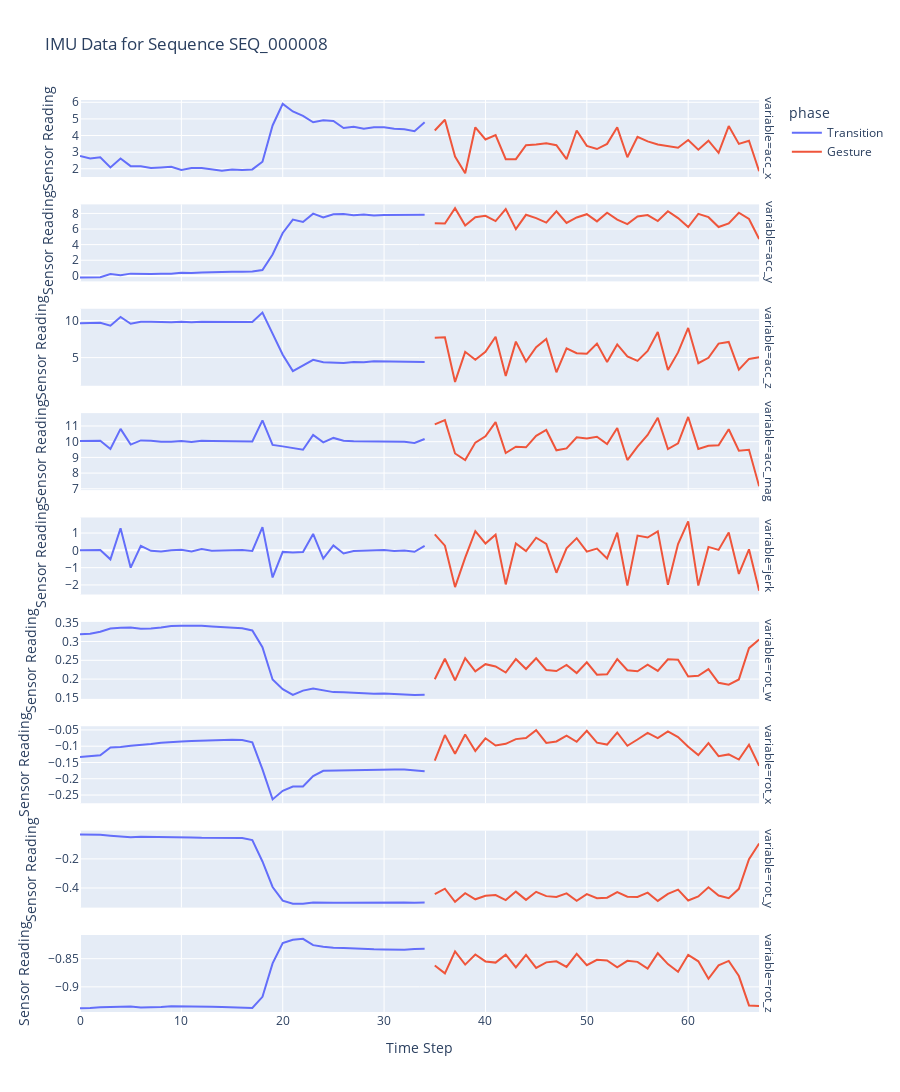
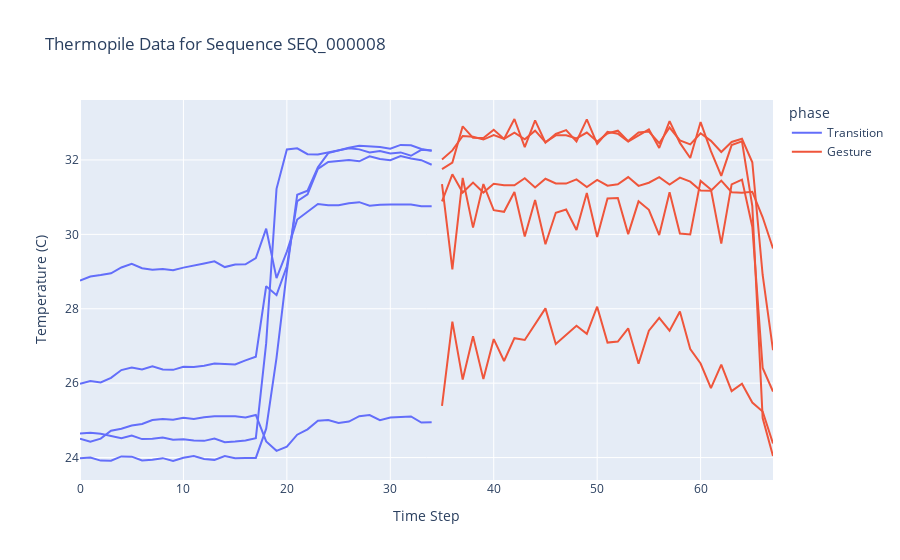

The notebook cell saved with these charts, in order:
### Code cell
seq_id = train_full['sequence_id'].iloc[100]
visualize_full_sequence(train_full, seq_id)

### Figure 1 — Plotly figure (JSON) as saved in the notebook; plotly's stock layout.template omitted (floating-point values rounded to 4 significant figures)
{"data": [{"hovertemplate": "phase=Transition<br>variable=acc_x<br>Time Step=%{x}<br>Sensor Reading=%{y}<extra></extra>", "legendgroup": "Transition", "line": {"color": "#636efa", "dash": "solid"}, "marker": {"symbol": "circle"}, "mode": "lines", "name": "Transition", "orientation": "v", "showlegend": true, "type": "scatter", "x": [0, 1, 2, 3, 4, 5, 6, 7, 8, 9, 10, 11, 12, 13, 14, 15, 16, 17, 18, 19, 20, 21, 22, 23, 24, 25, 26, 27, 28, 29, 30, 31, 32, 33, 34], "xaxis": "x9", "y": [2.766, 2.613, 2.691, 2.078, 2.613, 2.156, 2.156, 2.039, 2.078, 2.117, 1.926, 2.039, 2.039, 1.961, 1.887, 1.961, 1.926, 1.961, 2.422, 4.605, 5.906, 5.449, 5.18, 4.797, 4.914, 4.875, 4.453, 4.531, 4.414, 4.492, 4.492, 4.414, 4.375, 4.262, 4.797], "yaxis": "y9"}, {"hovertemplate": "phase=Transition<br>variable=acc_y<br>Time Step=%{x}<br>Sensor Reading=%{y}<extra></extra>", "legendgroup": "Transition", "line": {"color": "#636efa", "dash": "solid"}, "marker": {"symbol": "circle"}, "mode": "lines", "name": "Transition", "orientation": "v", "showlegend": false, "type": "scatter", "x": [0, 1, 2, 3, 4, 5, 6, 7, 8, 9, 10, 11, 12, 13, 14, 15, 16, 17, 18, 19, 20, 21, 22, 23, 24, 25, 26, 27, 28, 29, 30, 31, 32, 33, 34], "xaxis": "x8", "y": [-0.2227, -0.2227, -0.1836, 0.2383, 0.08594, 0.2773, 0.2383, 0.2383, 0.2773, 0.2773, 0.3906, 0.3555, 0.4297, 0.4688, 0.5469, 0.5078, 0.5078, 0.5469, 0.7383, 2.73, 5.488, 7.211, 6.898, 7.977, 7.48, 7.898, 7.941, 7.781, 7.859, 7.742, 7.785, 7.785, 7.82, 7.82, 7.82], "yaxis": "y8"}, {"hovertemplate": "phase=Transition<br>variable=acc_z<br>Time Step=%{x}<br>Sensor Reading=%{y}<extra></extra>", "legendgroup": "Transition", "line": {"color": "#636efa", "dash": "solid"}, "marker": {"symbol": "circle"}, "mode": "lines", "name": "Transition", "orientation": "v", "showlegend": false, "type": "scatter", "x": [0, 1, 2, 3, 4, 5, 6, 7, 8, 9, 10, 11, 12, 13, 14, 15, 16, 17, 18, 19, 20, 21, 22, 23, 24, 25, 26, 27, 28, 29, 30, 31, 32, 33, 34], "xaxis": "x7", "y": [9.652, 9.691, 9.691, 9.309, 10.5, 9.57, 9.844, 9.844, 9.77, 9.77, 9.848, 9.766, 9.848, 9.844, 9.844, 9.809, 9.844, 9.805, 11.07, 8.199, 5.398, 3.176, 3.945, 4.711, 4.363, 4.328, 4.289, 4.402, 4.363, 4.52, 4.48, 4.48, 4.441, 4.363, 4.402], "yaxis": "y7"}, {"hovertemplate": "phase=Transition<br>variable=acc_mag<br>Time Step=%{x}<br>Sensor Reading=%{y}<extra></extra>", "legendgroup": "Transition", "line": {"color": "#636efa", "dash": "solid"}, "marker": {"symbol": "circle"}, "mode": "lines", "name": "Transition", "orientation": "v", "showlegend": false, "type": "scatter", "x": [0, 1, 2, 3, 4, 5, 6, 7, 8, 9, 10, 11, 12, 13, 14, 15, 16, 17, 18, 19, 20, 21, 22, 23, 24, 25, 26, 27, 28, 29, 30, 31, 32, 33, 34], "xaxis": "x6", "y": [10.04, 10.04, 10.06, 9.541, 10.82, 9.814, 10.08, 10.06, 9.992, 10.0, 10.04, 9.983, 10.07, 10.05, 10.04, 10.02, 10.04, 10.01, 11.36, 9.792, 9.703, 9.58, 9.486, 10.43, 9.957, 10.24, 10.06, 10.02, 10.01, 10.03, 10.04, 10.01, 10.0, 9.918, 10.18], "yaxis": "y6"}, {"hovertemplate": "phase=Transition<br>variable=jerk<br>Time Step=%{x}<br>Sensor Reading=%{y}<extra></extra>", "legendgroup": "Transition", "line": {"color": "#636efa", "dash": "solid"}, "marker": {"symbol": "circle"}, "mode": "lines", "name": "Transition", "orientation": "v", "showlegend": false, "type": "scatter", "x": [0, 1, 2, 3, 4, 5, 6, 7, 8, 9, 10, 11, 12, 13, 14, 15, 16, 17, 18, 19, 20, 21, 22, 23, 24, 25, 26, 27, 28, 29, 30, 31, 32, 33, 34], "xaxis": "x5", "y": [0.0, -0.003178, 0.01983, -0.5191, 1.276, -1.003, 0.2658, -0.02442, -0.06358, 0.008197, 0.04163, -0.05923, 0.08316, -0.01762, -0.01027, -0.02227, 0.02763, -0.0294, 1.346, -1.567, -0.0895, -0.123, -0.0941, 0.9461, -0.475, 0.2842, -0.1769, -0.0414, -0.008422, 0.01274, 0.01573, -0.0347, -0.007157, -0.08365, 0.2583], "yaxis": "y5"}, {"hovertemplate": "phase=Transition<br>variable=rot_w<br>Time Step=%{x}<br>Sensor Reading=%{y}<extra></extra>", "legendgroup": "Transition", "line": {"color": "#636efa", "dash": "solid"}, "marker": {"symbol": "circle"}, "mode": "lines", "name": "Transition", "orientation": "v", "showlegend": false, "type": "scatter", "x": [0, 1, 2, 3, 4, 5, 6, 7, 8, 9, 10, 11, 12, 13, 14, 15, 16, 17, 18, 19, 20, 21, 22, 23, 24, 25, 26, 27, 28, 29, 30, 31, 32, 33, 34], "xaxis": "x4", "y": [0.3191, 0.3209, 0.3262, 0.3346, 0.3367, 0.3375, 0.3338, 0.3345, 0.3372, 0.3409, 0.3418, 0.342, 0.3416, 0.3401, 0.3389, 0.337, 0.3352, 0.3295, 0.2848, 0.1991, 0.173, 0.1577, 0.1693, 0.175, 0.1709, 0.1653, 0.1652, 0.1631, 0.1614, 0.1608, 0.1617, 0.1597, 0.1597, 0.1576, 0.1586], "yaxis": "y4"}, {"hovertemplate": "phase=Transition<br>variable=rot_x<br>Time Step=%{x}<br>Sensor Reading=%{y}<extra></extra>", "legendgroup": "Transition", "line": {"color": "#636efa", "dash": "solid"}, "marker": {"symbol": "circle"}, "mode": "lines", "name": "Transition", "orientation": "v", "showlegend": false, "type": "scatter", "x": [0, 1, 2, 3, 4, 5, 6, 7, 8, 9, 10, 11, 12, 13, 14, 15, 16, 17, 18, 19, 20, 21, 22, 23, 24, 25, 26, 27, 28, 29, 30, 31, 32, 33, 34], "xaxis": "x3", "y": [-0.1329, -0.1298, -0.1277, -0.1041, -0.1025, -0.09833, -0.09674, -0.09314, -0.08948, -0.08868, -0.08569, -0.08374, -0.0824, -0.08105, -0.07947, -0.08026, -0.08105, -0.08801, -0.1712, -0.2633, -0.2368, -0.2241, -0.2234, -0.1918, -0.1754, -0.1746, -0.1757, -0.1743, -0.1739, -0.173, -0.171, -0.1711, -0.1713, -0.1749, -0.1772], "yaxis": "y3"}, {"hovertemplate": "phase=Transition<br>variable=rot_y<br>Time Step=%{x}<br>Sensor Reading=%{y}<extra></extra>", "legendgroup": "Transition", "line": {"color": "#636efa", "dash": "solid"}, "marker": {"symbol": "circle"}, "mode": "lines", "name": "Transition", "orientation": "v", "showlegend": false, "type": "scatter", "x": [0, 1, 2, 3, 4, 5, 6, 7, 8, 9, 10, 11, 12, 13, 14, 15, 16, 17, 18, 19, 20, 21, 22, 23, 24, 25, 26, 27, 28, 29, 30, 31, 32, 33, 34], "xaxis": "x2", "y": [-0.03156, -0.03162, -0.03357, -0.0401, -0.04431, -0.05005, -0.04736, -0.04749, -0.04797, -0.04968, -0.05035, -0.05194, -0.05457, -0.05463, -0.05475, -0.05511, -0.05652, -0.06989, -0.2175, -0.3931, -0.4875, -0.5086, -0.5076, -0.5005, -0.5032, -0.5024, -0.5016, -0.5008, -0.5001, -0.4999, -0.4999, -0.4998, -0.4994, -0.5013, -0.5004], "yaxis": "y2"}, {"hovertemplate": "phase=Transition<br>variable=rot_z<br>Time Step=%{x}<br>Sensor Reading=%{y}<extra></extra>", "legendgroup": "Transition", "line": {"color": "#636efa", "dash": "solid"}, "marker": {"symbol": "circle"}, "mode": "lines", "name": "Transition", "orientation": "v", "showlegend": false, "type": "scatter", "x": [0, 1, 2, 3, 4, 5, 6, 7, 8, 9, 10, 11, 12, 13, 14, 15, 16, 17, 18, 19, 20, 21, 22, 23, 24, 25, 26, 27, 28, 29, 30, 31, 32, 33, 34], "xaxis": "x", "y": [-0.9378, -0.9376, -0.936, -0.9357, -0.9349, -0.9348, -0.9365, -0.9366, -0.9359, -0.9346, -0.9345, -0.9345, -0.9346, -0.9353, -0.9359, -0.9365, -0.937, -0.9374, -0.9177, -0.8582, -0.8223, -0.8162, -0.8147, -0.8259, -0.8287, -0.8306, -0.8307, -0.832, -0.8328, -0.8333, -0.8335, -0.8339, -0.8341, -0.8326, -0.8325], "yaxis": "y"}, {"hovertemplate": "phase=Gesture<br>variable=acc_x<br>Time Step=%{x}<br>Sensor Reading=%{y}<extra></extra>", "legendgroup": "Gesture", "line": {"color": "#EF553B", "dash": "solid"}, "marker": {"symbol": "circle"}, "mode": "lines", "name": "Gesture", "orientation": "v", "showlegend": true, "type": "scatter", "x": [35, 36, 37, 38, 39, 40, 41, 42, 43, 44, 45, 46, 47, 48, 49, 50, 51, 52, 53, 54, 55, 56, 57, 58, 59, 60, 61, 62, 63, 64, 65, 66, 67], "xaxis": "x9", "y": [4.301, 4.949, 2.73, 1.734, 4.492, 3.762, 4.031, 2.574, 2.574, 3.418, 3.457, 3.535, 3.418, 2.574, 4.301, 3.379, 3.188, 3.496, 4.492, 2.691, 3.918, 3.648, 3.457, 3.344, 3.266, 3.727, 3.148, 3.688, 2.957, 4.566, 3.496, 3.688, 1.848], "yaxis": "y9"}, {"hovertemplate": "phase=Gesture<br>variable=acc_y<br>Time Step=%{x}<br>Sensor Reading=%{y}<extra></extra>", "legendgroup": "Gesture", "line": {"color": "#EF553B", "dash": "solid"}, "marker": {"symbol": "circle"}, "mode": "lines", "name": "Gesture", "orientation": "v", "showlegend": false, "type": "scatter", "x": [35, 36, 37, 38, 39, 40, 41, 42, 43, 44, 45, 46, 47, 48, 49, 50, 51, 52, 53, 54, 55, 56, 57, 58, 59, 60, 61, 62, 63, 64, 65, 66, 67], "xaxis": "x8", "y": [6.75, 6.711, 8.668, 6.445, 7.516, 7.703, 7.02, 8.551, 5.984, 7.824, 7.398, 6.828, 8.281, 6.789, 7.48, 7.898, 6.98, 8.086, 7.211, 6.637, 7.598, 7.785, 7.02, 8.285, 7.398, 6.254, 7.941, 7.52, 6.254, 6.711, 8.086, 7.293, 4.719], "yaxis": "y8"}, {"hovertemplate": "phase=Gesture<br>variable=acc_z<br>Time Step=%{x}<br>Sensor Reading=%{y}<extra></extra>", "legendgroup": "Gesture", "line": {"color": "#EF553B", "dash": "solid"}, "marker": {"symbol": "circle"}, "mode": "lines", "name": "Gesture", "orientation": "v", "showlegend": false, "type": "scatter", "x": [35, 36, 37, 38, 39, 40, 41, 42, 43, 44, 45, 46, 47, 48, 49, 50, 51, 52, 53, 54, 55, 56, 57, 58, 59, 60, 61, 62, 63, 64, 65, 66, 67], "xaxis": "x7", "y": [7.695, 7.734, 1.723, 5.781, 4.711, 5.781, 7.812, 2.527, 7.16, 4.48, 6.395, 7.512, 3.023, 6.242, 5.59, 5.516, 6.895, 4.402, 6.777, 5.168, 4.555, 5.898, 8.465, 3.332, 5.707, 9.0, 4.25, 4.977, 6.895, 7.117, 3.367, 4.824, 5.059], "yaxis": "y7"}, {"hovertemplate": "phase=Gesture<br>variable=acc_mag<br>Time Step=%{x}<br>Sensor Reading=%{y}<extra></extra>", "legendgroup": "Gesture", "line": {"color": "#EF553B", "dash": "solid"}, "marker": {"symbol": "circle"}, "mode": "lines", "name": "Gesture", "orientation": "v", "showlegend": false, "type": "scatter", "x": [35, 36, 37, 38, 39, 40, 41, 42, 43, 44, 45, 46, 47, 48, 49, 50, 51, 52, 53, 54, 55, 56, 57, 58, 59, 60, 61, 62, 63, 64, 65, 66, 67], "xaxis": "x6", "y": [11.1, 11.37, 9.25, 8.83, 9.943, 10.34, 11.25, 9.281, 9.68, 9.642, 10.37, 10.75, 9.455, 9.575, 10.28, 10.21, 10.32, 9.848, 10.87, 8.832, 9.686, 10.43, 11.53, 9.536, 9.898, 11.58, 9.542, 9.742, 9.767, 10.8, 9.431, 9.49, 7.16], "yaxis": "y6"}, {"hovertemplate": "phase=Gesture<br>variable=jerk<br>Time Step=%{x}<br>Sensor Reading=%{y}<extra></extra>", "legendgroup": "Gesture", "line": {"color": "#EF553B", "dash": "solid"}, "marker": {"symbol": "circle"}, "mode": "lines", "name": "Gesture", "orientation": "v", "showlegend": false, "type": "scatter", "x": [35, 36, 37, 38, 39, 40, 41, 42, 43, 44, 45, 46, 47, 48, 49, 50, 51, 52, 53, 54, 55, 56, 57, 58, 59, 60, 61, 62, 63, 64, 65, 66, 67], "xaxis": "x5", "y": [0.9272, 0.2703, -2.124, -0.4195, 1.112, 0.3971, 0.9101, -1.969, 0.3996, -0.03787, 0.7296, 0.3773, -1.294, 0.1198, 0.706, -0.07204, 0.1071, -0.468, 1.02, -2.036, 0.8544, 0.7404, 1.101, -1.992, 0.3625, 1.678, -2.034, 0.2005, 0.02475, 1.029, -1.365, 0.05894, -2.33], "yaxis": "y5"}, {"hovertemplate": "phase=Gesture<br>variable=rot_w<br>Time Step=%{x}<br>Sensor Reading=%{y}<extra></extra>", "legendgroup": "Gesture", "line": {"color": "#EF553B", "dash": "solid"}, "marker": {"symbol": "circle"}, "mode": "lines", "name": "Gesture", "orientation": "v", "showlegend": false, "type": "scatter", "x": [35, 36, 37, 38, 39, 40, 41, 42, 43, 44, 45, 46, 47, 48, 49, 50, 51, 52, 53, 54, 55, 56, 57, 58, 59, 60, 61, 62, 63, 64, 65, 66, 67], "xaxis": "x4", "y": [0.1996, 0.2541, 0.1968, 0.2559, 0.2207, 0.2396, 0.2336, 0.2175, 0.2534, 0.2267, 0.2552, 0.2244, 0.2213, 0.2376, 0.2161, 0.2448, 0.2116, 0.2126, 0.2531, 0.2235, 0.2207, 0.2383, 0.2217, 0.2527, 0.2517, 0.2068, 0.2086, 0.2264, 0.1901, 0.1852, 0.1991, 0.2823, 0.3054], "yaxis": "y4"}, {"hovertemplate": "phase=Gesture<br>variable=rot_x<br>Time Step=%{x}<br>Sensor Reading=%{y}<extra></extra>", "legendgroup": "Gesture", "line": {"color": "#EF553B", "dash": "solid"}, "marker": {"symbol": "circle"}, "mode": "lines", "name": "Gesture", "orientation": "v", "showlegend": false, "type": "scatter", "x": [35, 36, 37, 38, 39, 40, 41, 42, 43, 44, 45, 46, 47, 48, 49, 50, 51, 52, 53, 54, 55, 56, 57, 58, 59, 60, 61, 62, 63, 64, 65, 66, 67], "xaxis": "x3", "y": [-0.1443, -0.06573, -0.123, -0.06433, -0.1146, -0.07568, -0.09802, -0.09277, -0.07825, -0.07507, -0.05054, -0.09003, -0.08533, -0.0675, -0.08649, -0.0528, -0.08911, -0.09503, -0.05792, -0.09857, -0.07947, -0.05939, -0.07513, -0.05438, -0.07202, -0.1017, -0.1272, -0.09076, -0.1307, -0.1252, -0.141, -0.09558, -0.1603], "yaxis": "y3"}, {"hovertemplate": "phase=Gesture<br>variable=rot_y<br>Time Step=%{x}<br>Sensor Reading=%{y}<extra></extra>", "legendgroup": "Gesture", "line": {"color": "#EF553B", "dash": "solid"}, "marker": {"symbol": "circle"}, "mode": "lines", "name": "Gesture", "orientation": "v", "showlegend": false, "type": "scatter", "x": [35, 36, 37, 38, 39, 40, 41, 42, 43, 44, 45, 46, 47, 48, 49, 50, 51, 52, 53, 54, 55, 56, 57, 58, 59, 60, 61, 62, 63, 64, 65, 66, 67], "xaxis": "x2", "y": [-0.4426, -0.4047, -0.4955, -0.4358, -0.4779, -0.454, -0.4489, -0.4832, -0.4248, -0.4816, -0.4263, -0.456, -0.4617, -0.4374, -0.4875, -0.4417, -0.4704, -0.4671, -0.429, -0.4599, -0.4615, -0.4323, -0.489, -0.4407, -0.4114, -0.4858, -0.4583, -0.3951, -0.4519, -0.4699, -0.4058, -0.2016, -0.09381], "yaxis": "y2"}, {"hovertemplate": "phase=Gesture<br>variable=rot_z<br>Time Step=%{x}<br>Sensor Reading=%{y}<extra></extra>", "legendgroup": "Gesture", "line": {"color": "#EF553B", "dash": "solid"}, "marker": {"symbol": "circle"}, "mode": "lines", "name": "Gesture", "orientation": "v", "showlegend": false, "type": "scatter", "x": [35, 36, 37, 38, 39, 40, 41, 42, 43, 44, 45, 46, 47, 48, 49, 50, 51, 52, 53, 54, 55, 56, 57, 58, 59, 60, 61, 62, 63, 64, 65, 66, 67], "xaxis": "x", "y": [-0.8622, -0.876, -0.837, -0.8605, -0.8425, -0.8548, -0.8569, -0.843, -0.8656, -0.8432, -0.8664, -0.8565, -0.8547, -0.8647, -0.8415, -0.8615, -0.8521, -0.853, -0.8652, -0.8537, -0.8556, -0.8677, -0.8403, -0.8596, -0.873, -0.8431, -0.8546, -0.8857, -0.8617, -0.8539, -0.8808, -0.933, -0.9339], "yaxis": "y"}], "layout": {"annotations": [{"font": {}, "showarrow": false, "text": "variable=rot_z", "textangle": 90, "x": 0.98, "xanchor": "left", "xref": "paper", "y": 0.04222, "yanchor": "middle", "yref": "paper"}, {"font": {}, "showarrow": false, "text": "variable=rot_y", "textangle": 90, "x": 0.98, "xanchor": "left", "xref": "paper", "y": 0.1567, "yanchor": "middle", "yref": "paper"}, {"font": {}, "showarrow": false, "text": "variable=rot_x", "textangle": 90, "x": 0.98, "xanchor": "left", "xref": "paper", "y": 0.2711, "yanchor": "middle", "yref": "paper"}, {"font": {}, "showarrow": false, "text": "variable=rot_w", "textangle": 90, "x": 0.98, "xanchor": "left", "xref": "paper", "y": 0.3856, "yanchor": "middle", "yref": "paper"}, {"font": {}, "showarrow": false, "text": "variable=jerk", "textangle": 90, "x": 0.98, "xanchor": "left", "xref": "paper", "y": 0.5, "yanchor": "middle", "yref": "paper"}, {"font": {}, "showarrow": false, "text": "variable=acc_mag", "textangle": 90, "x": 0.98, "xanchor": "left", "xref": "paper", "y": 0.6144, "yanchor": "middle", "yref": "paper"}, {"font": {}, "showarrow": false, "text": "variable=acc_z", "textangle": 90, "x": 0.98, "xanchor": "left", "xref": "paper", "y": 0.7289, "yanchor": "middle", "yref": "paper"}, {"font": {}, "showarrow": false, "text": "variable=acc_y", "textangle": 90, "x": 0.98, "xanchor": "left", "xref": "paper", "y": 0.8433, "yanchor": "middle", "yref": "paper"}, {"font": {}, "showarrow": false, "text": "variable=acc_x", "textangle": 90, "x": 0.98, "xanchor": "left", "xref": "paper", "y": 0.9578, "yanchor": "middle", "yref": "paper"}], "height": 1200, "legend": {"title": {"text": "phase"}, "tracegroupgap": 0}, "title": {"text": "IMU Data for Sequence SEQ_000008"}, "xaxis": {"anchor": "y", "domain": [0, 0.98], "title": {"text": "Time Step"}}, "xaxis2": {"anchor": "y2", "domain": [0, 0.98], "matches": "x", "showticklabels": false}, "xaxis3": {"anchor": "y3", "domain": [0, 0.98], "matches": "x", "showticklabels": false}, "xaxis4": {"anchor": "y4", "domain": [0, 0.98], "matches": "x", "showticklabels": false}, "xaxis5": {"anchor": "y5", "domain": [0, 0.98], "matches": "x", "showticklabels": false}, "xaxis6": {"anchor": "y6", "domain": [0, 0.98], "matches": "x", "showticklabels": false}, "xaxis7": {"anchor": "y7", "domain": [0, 0.98], "matches": "x", "showticklabels": false}, "xaxis8": {"anchor": "y8", "domain": [0, 0.98], "matches": "x", "showticklabels": false}, "xaxis9": {"anchor": "y9", "domain": [0, 0.98], "matches": "x", "showticklabels": false}, "yaxis": {"anchor": "x", "domain": [0, 0.08444], "title": {"text": "Sensor Reading"}}, "yaxis2": {"anchor": "x2", "domain": [0.1144, 0.1989], "title": {"text": "Sensor Reading"}}, "yaxis3": {"anchor": "x3", "domain": [0.2289, 0.3133], "title": {"text": "Sensor Reading"}}, "yaxis4": {"anchor": "x4", "domain": [0.3433, 0.4278], "title": {"text": "Sensor Reading"}}, "yaxis5": {"anchor": "x5", "domain": [0.4578, 0.5422], "title": {"text": "Sensor Reading"}}, "yaxis6": {"anchor": "x6", "domain": [0.5722, 0.6567], "title": {"text": "Sensor Reading"}}, "yaxis7": {"anchor": "x7", "domain": [0.6867, 0.7711], "title": {"text": "Sensor Reading"}}, "yaxis8": {"anchor": "x8", "domain": [0.8011, 0.8856], "title": {"text": "Sensor Reading"}}, "yaxis9": {"anchor": "x9", "domain": [0.9156, 1], "title": {"text": "Sensor Reading"}}}}

### Figure 2 — Plotly figure (JSON) as saved in the notebook; plotly's stock layout.template omitted (floating-point values rounded to 4 significant figures)
{"data": [{"hovertemplate": "phase=Transition<br>variable=thm_1<br>Time Step=%{x}<br>Temperature (C)=%{y}<extra></extra>", "legendgroup": "Transition", "line": {"color": "#636efa", "dash": "solid"}, "marker": {"symbol": "circle"}, "mode": "lines", "name": "Transition", "orientation": "v", "showlegend": true, "type": "scatter", "x": [0, 1, 2, 3, 4, 5, 6, 7, 8, 9, 10, 11, 12, 13, 14, 15, 16, 17, 18, 19, 20, 21, 22, 23, 24, 25, 26, 27, 28, 29, 30, 31, 32, 33, 34], "xaxis": "x", "y": [25.99, 26.06, 26.02, 26.14, 26.35, 26.42, 26.37, 26.45, 26.37, 26.36, 26.44, 26.43, 26.47, 26.53, 26.52, 26.5, 26.61, 26.71, 28.61, 28.37, 29.14, 30.89, 31.07, 31.76, 31.95, 31.96, 32.0, 31.96, 32.1, 32.03, 31.99, 32.11, 32.04, 31.99, 31.87], "yaxis": "y"}, {"hovertemplate": "phase=Transition<br>variable=thm_2<br>Time Step=%{x}<br>Temperature (C)=%{y}<extra></extra>", "legendgroup": "Transition", "line": {"color": "#636efa", "dash": "solid"}, "marker": {"symbol": "circle"}, "mode": "lines", "name": "Transition", "orientation": "v", "showlegend": false, "type": "scatter", "x": [0, 1, 2, 3, 4, 5, 6, 7, 8, 9, 10, 11, 12, 13, 14, 15, 16, 17, 18, 19, 20, 21, 22, 23, 24, 25, 26, 27, 28, 29, 30, 31, 32, 33, 34], "xaxis": "x", "y": [23.98, 24.0, 23.92, 23.91, 24.03, 24.03, 23.92, 23.94, 23.98, 23.91, 24.0, 24.04, 23.96, 23.94, 24.04, 23.98, 23.99, 23.99, 24.78, 26.68, 29.0, 31.07, 31.17, 31.8, 32.18, 32.27, 32.33, 32.38, 32.36, 32.35, 32.3, 32.4, 32.39, 32.3, 32.25], "yaxis": "y"}, {"hovertemplate": "phase=Transition<br>variable=thm_3<br>Time Step=%{x}<br>Temperature (C)=%{y}<extra></extra>", "legendgroup": "Transition", "line": {"color": "#636efa", "dash": "solid"}, "marker": {"symbol": "circle"}, "mode": "lines", "name": "Transition", "orientation": "v", "showlegend": false, "type": "scatter", "x": [0, 1, 2, 3, 4, 5, 6, 7, 8, 9, 10, 11, 12, 13, 14, 15, 16, 17, 18, 19, 20, 21, 22, 23, 24, 25, 26, 27, 28, 29, 30, 31, 32, 33, 34], "xaxis": "x", "y": [24.64, 24.66, 24.64, 24.59, 24.52, 24.59, 24.5, 24.5, 24.54, 24.48, 24.5, 24.46, 24.45, 24.51, 24.41, 24.43, 24.46, 24.52, 27.07, 31.22, 32.28, 32.31, 32.15, 32.15, 32.2, 32.27, 32.32, 32.28, 32.2, 32.24, 32.17, 32.2, 32.11, 32.27, 32.25], "yaxis": "y"}, {"hovertemplate": "phase=Transition<br>variable=thm_4<br>Time Step=%{x}<br>Temperature (C)=%{y}<extra></extra>", "legendgroup": "Transition", "line": {"color": "#636efa", "dash": "solid"}, "marker": {"symbol": "circle"}, "mode": "lines", "name": "Transition", "orientation": "v", "showlegend": false, "type": "scatter", "x": [0, 1, 2, 3, 4, 5, 6, 7, 8, 9, 10, 11, 12, 13, 14, 15, 16, 17, 18, 19, 20, 21, 22, 23, 24, 25, 26, 27, 28, 29, 30, 31, 32, 33, 34], "xaxis": "x", "y": [28.76, 28.87, 28.91, 28.95, 29.11, 29.21, 29.09, 29.05, 29.07, 29.04, 29.11, 29.17, 29.22, 29.28, 29.12, 29.19, 29.19, 29.36, 30.15, 28.82, 29.54, 30.4, 30.61, 30.82, 30.78, 30.78, 30.83, 30.87, 30.77, 30.8, 30.8, 30.79, 30.8, 30.76, 30.76], "yaxis": "y"}, {"hovertemplate": "phase=Transition<br>variable=thm_5<br>Time Step=%{x}<br>Temperature (C)=%{y}<extra></extra>", "legendgroup": "Transition", "line": {"color": "#636efa", "dash": "solid"}, "marker": {"symbol": "circle"}, "mode": "lines", "name": "Transition", "orientation": "v", "showlegend": false, "type": "scatter", "x": [0, 1, 2, 3, 4, 5, 6, 7, 8, 9, 10, 11, 12, 13, 14, 15, 16, 17, 18, 19, 20, 21, 22, 23, 24, 25, 26, 27, 28, 29, 30, 31, 32, 33, 34], "xaxis": "x", "y": [24.51, 24.43, 24.51, 24.72, 24.78, 24.86, 24.9, 25.01, 25.04, 25.01, 25.07, 25.04, 25.08, 25.11, 25.11, 25.11, 25.08, 25.15, 24.43, 24.18, 24.29, 24.61, 24.76, 24.99, 25.01, 24.93, 24.97, 25.11, 25.14, 25.01, 25.08, 25.08, 25.1, 24.94, 24.95], "yaxis": "y"}, {"hovertemplate": "phase=Gesture<br>variable=thm_1<br>Time Step=%{x}<br>Temperature (C)=%{y}<extra></extra>", "legendgroup": "Gesture", "line": {"color": "#EF553B", "dash": "solid"}, "marker": {"symbol": "circle"}, "mode": "lines", "name": "Gesture", "orientation": "v", "showlegend": true, "type": "scatter", "x": [35, 36, 37, 38, 39, 40, 41, 42, 43, 44, 45, 46, 47, 48, 49, 50, 51, 52, 53, 54, 55, 56, 57, 58, 59, 60, 61, 62, 63, 64, 65, 66, 67], "xaxis": "x", "y": [32.01, 32.26, 32.64, 32.62, 32.55, 32.67, 32.57, 32.73, 32.55, 32.79, 32.48, 32.66, 32.66, 32.58, 32.74, 32.5, 32.71, 32.79, 32.51, 32.74, 32.77, 32.45, 32.87, 32.53, 32.42, 32.72, 32.51, 32.21, 32.48, 32.57, 31.94, 28.91, 26.89], "yaxis": "y"}, {"hovertemplate": "phase=Gesture<br>variable=thm_2<br>Time Step=%{x}<br>Temperature (C)=%{y}<extra></extra>", "legendgroup": "Gesture", "line": {"color": "#EF553B", "dash": "solid"}, "marker": {"symbol": "circle"}, "mode": "lines", "name": "Gesture", "orientation": "v", "showlegend": false, "type": "scatter", "x": [35, 36, 37, 38, 39, 40, 41, 42, 43, 44, 45, 46, 47, 48, 49, 50, 51, 52, 53, 54, 55, 56, 57, 58, 59, 60, 61, 62, 63, 64, 65, 66, 67], "xaxis": "x", "y": [31.75, 31.93, 32.9, 32.59, 32.59, 32.81, 32.57, 33.1, 32.35, 33.06, 32.46, 32.7, 32.8, 32.5, 33.09, 32.43, 32.76, 32.7, 32.49, 32.65, 32.82, 32.32, 33.05, 32.46, 32.05, 33.02, 32.24, 31.57, 32.4, 32.5, 30.76, 25.06, 24.04], "yaxis": "y"}, {"hovertemplate": "phase=Gesture<br>variable=thm_3<br>Time Step=%{x}<br>Temperature (C)=%{y}<extra></extra>", "legendgroup": "Gesture", "line": {"color": "#EF553B", "dash": "solid"}, "marker": {"symbol": "circle"}, "mode": "lines", "name": "Gesture", "orientation": "v", "showlegend": false, "type": "scatter", "x": [35, 36, 37, 38, 39, 40, 41, 42, 43, 44, 45, 46, 47, 48, 49, 50, 51, 52, 53, 54, 55, 56, 57, 58, 59, 60, 61, 62, 63, 64, 65, 66, 67], "xaxis": "x", "y": [31.35, 29.06, 31.52, 30.18, 31.35, 30.65, 30.61, 31.14, 29.94, 30.92, 29.74, 30.58, 30.67, 30.12, 31.11, 29.93, 30.96, 30.98, 30.01, 30.89, 30.66, 29.98, 31.13, 30.02, 30.0, 31.44, 31.2, 29.75, 31.34, 31.47, 30.21, 26.41, 25.77], "yaxis": "y"}, {"hovertemplate": "phase=Gesture<br>variable=thm_4<br>Time Step=%{x}<br>Temperature (C)=%{y}<extra></extra>", "legendgroup": "Gesture", "line": {"color": "#EF553B", "dash": "solid"}, "marker": {"symbol": "circle"}, "mode": "lines", "name": "Gesture", "orientation": "v", "showlegend": false, "type": "scatter", "x": [35, 36, 37, 38, 39, 40, 41, 42, 43, 44, 45, 46, 47, 48, 49, 50, 51, 52, 53, 54, 55, 56, 57, 58, 59, 60, 61, 62, 63, 64, 65, 66, 67], "xaxis": "x", "y": [30.89, 31.61, 31.12, 31.39, 31.12, 31.36, 31.32, 31.32, 31.51, 31.26, 31.49, 31.37, 31.36, 31.48, 31.27, 31.46, 31.31, 31.35, 31.54, 31.3, 31.39, 31.54, 31.34, 31.52, 31.42, 31.18, 31.17, 31.44, 31.13, 31.12, 31.15, 30.46, 29.62], "yaxis": "y"}, {"hovertemplate": "phase=Gesture<br>variable=thm_5<br>Time Step=%{x}<br>Temperature (C)=%{y}<extra></extra>", "legendgroup": "Gesture", "line": {"color": "#EF553B", "dash": "solid"}, "marker": {"symbol": "circle"}, "mode": "lines", "name": "Gesture", "orientation": "v", "showlegend": false, "type": "scatter", "x": [35, 36, 37, 38, 39, 40, 41, 42, 43, 44, 45, 46, 47, 48, 49, 50, 51, 52, 53, 54, 55, 56, 57, 58, 59, 60, 61, 62, 63, 64, 65, 66, 67], "xaxis": "x", "y": [25.39, 27.65, 26.1, 27.26, 26.11, 27.18, 26.6, 27.21, 27.16, 27.6, 28.01, 27.05, 27.3, 27.54, 27.33, 28.05, 27.09, 27.12, 27.47, 26.52, 27.41, 27.76, 27.41, 27.93, 26.92, 26.53, 25.87, 26.5, 25.79, 25.99, 25.48, 25.24, 24.38], "yaxis": "y"}], "layout": {"legend": {"title": {"text": "phase"}, "tracegroupgap": 0}, "title": {"text": "Thermopile Data for Sequence SEQ_000008"}, "xaxis": {"anchor": "y", "domain": [0, 1], "title": {"text": "Time Step"}}, "yaxis": {"anchor": "x", "domain": [0, 1], "title": {"text": "Temperature (C)"}}}}
